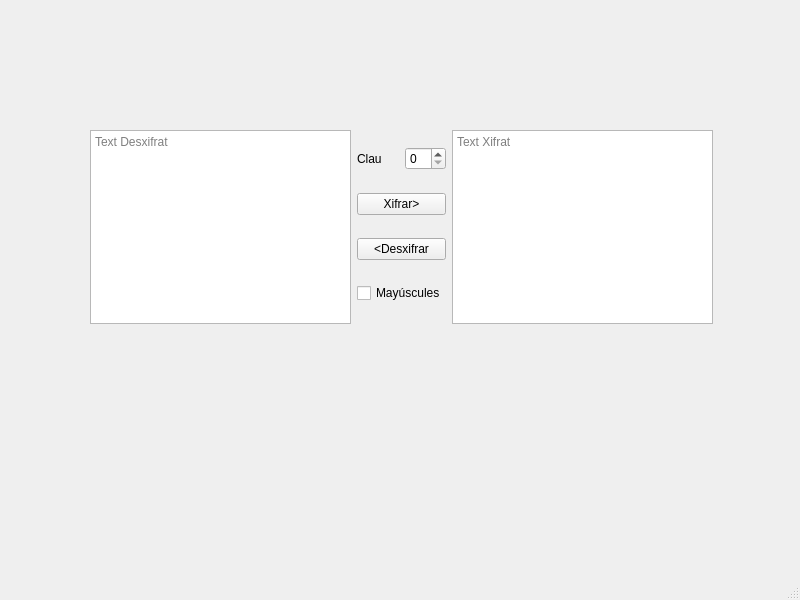
<?xml version="1.0" encoding="UTF-8"?>
<ui version="4.0">
 <class>MainWindow</class>
 <widget class="QMainWindow" name="MainWindow">
  <property name="geometry">
   <rect>
    <x>0</x>
    <y>0</y>
    <width>800</width>
    <height>600</height>
   </rect>
  </property>
  <property name="windowTitle">
   <string>MainWindow</string>
  </property>
  <widget class="QWidget" name="centralwidget">
   <widget class="QWidget" name="">
    <property name="geometry">
     <rect>
      <x>90</x>
      <y>130</y>
      <width>623</width>
      <height>194</height>
     </rect>
    </property>
    <layout class="QHBoxLayout" name="horizontalLayout_3">
     <item>
      <widget class="QPlainTextEdit" name="te_desxifrat">
       <property name="placeholderText">
        <string>Text Desxifrat</string>
       </property>
      </widget>
     </item>
     <item>
      <layout class="QVBoxLayout" name="verticalLayout">
       <item>
        <layout class="QHBoxLayout" name="horizontalLayout_2">
         <item>
          <widget class="QLabel" name="label">
           <property name="text">
            <string>Clau</string>
           </property>
          </widget>
         </item>
         <item>
          <widget class="QSpinBox" name="sb_clau"/>
         </item>
        </layout>
       </item>
       <item>
        <widget class="QPushButton" name="bt_xifrar">
         <property name="text">
          <string>Xifrar&gt;</string>
         </property>
        </widget>
       </item>
       <item>
        <widget class="QPushButton" name="bt_desxifrar">
         <property name="text">
          <string>&lt;Desxifrar</string>
         </property>
        </widget>
       </item>
       <item>
        <widget class="QCheckBox" name="cb_majuscules">
         <property name="text">
          <string>Mayúscules</string>
         </property>
        </widget>
       </item>
      </layout>
     </item>
     <item>
      <widget class="QPlainTextEdit" name="te_xifrat">
       <property name="placeholderText">
        <string>Text Xifrat</string>
       </property>
      </widget>
     </item>
    </layout>
   </widget>
  </widget>
  <widget class="QMenuBar" name="menubar">
   <property name="geometry">
    <rect>
     <x>0</x>
     <y>0</y>
     <width>800</width>
     <height>26</height>
    </rect>
   </property>
  </widget>
  <widget class="QStatusBar" name="statusbar"/>
 </widget>
 <resources/>
 <connections/>
</ui>
